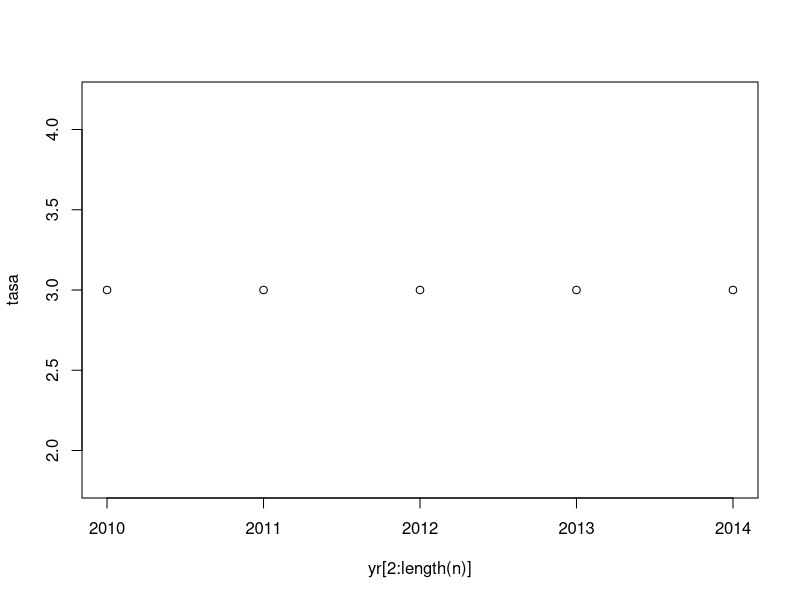
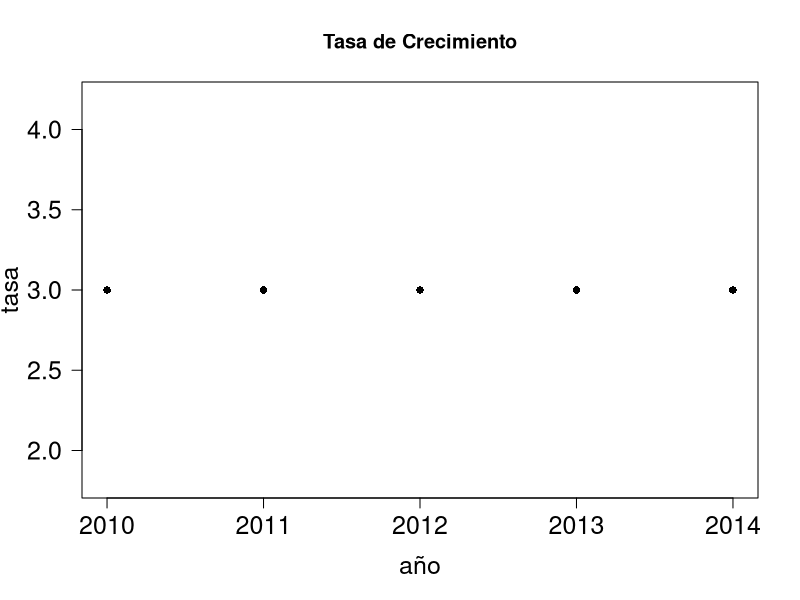
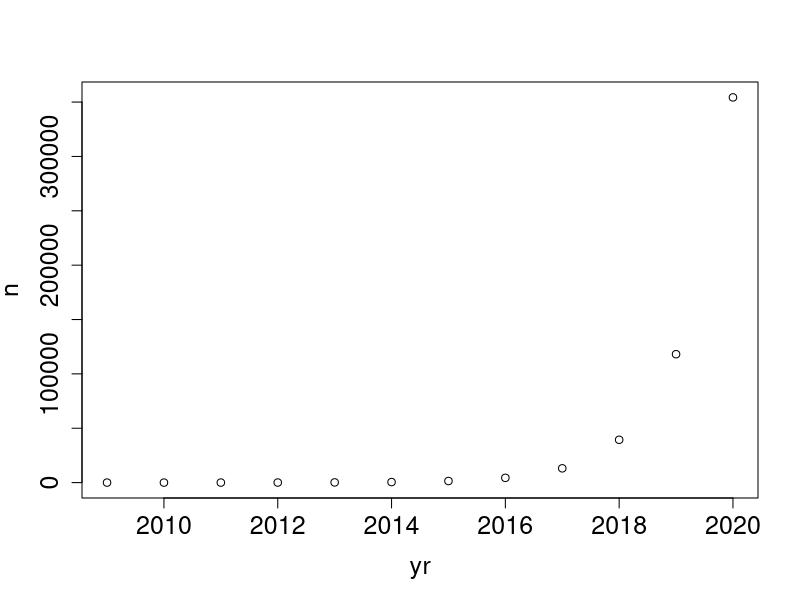
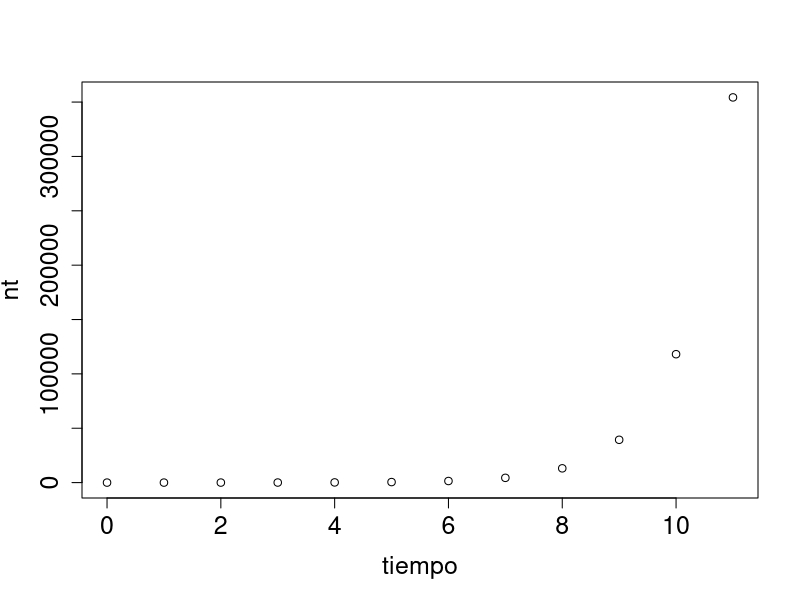
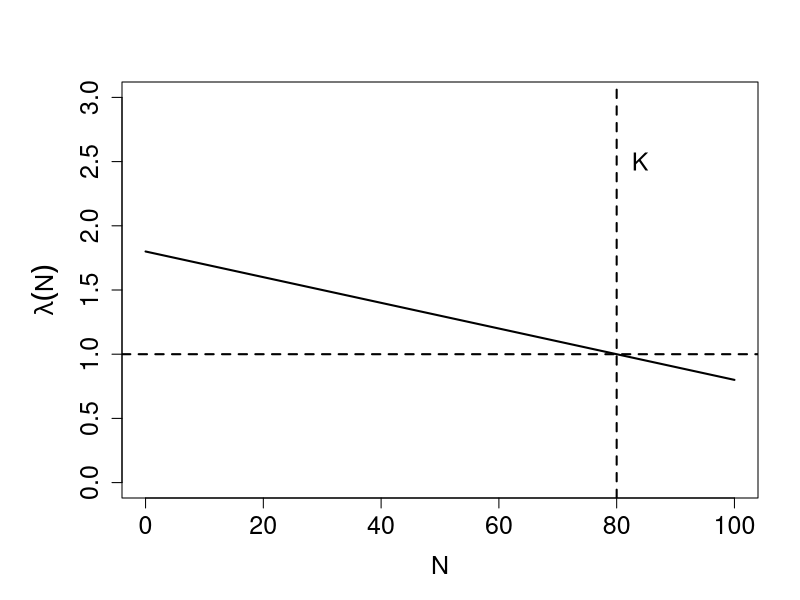
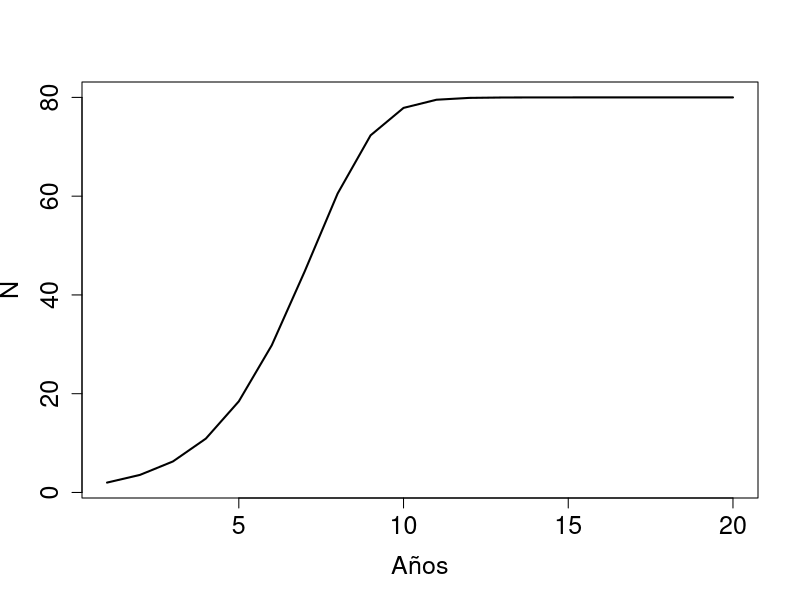
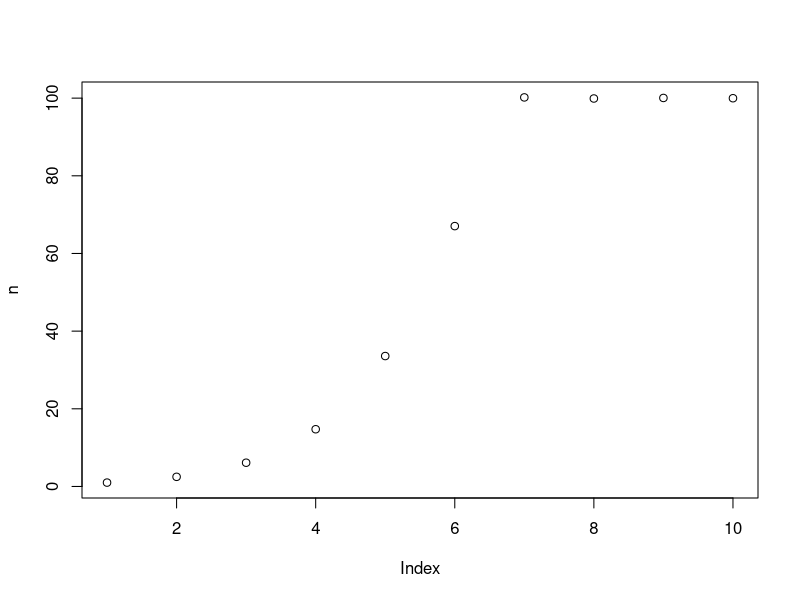

Here is the R script that generated these plots, in order:
## ---- chunk 1
library(knitr)
options(figure_counter = FALSE)
opts_knit$set(eval.after='fig.cap')
knitr::opts_chunk$set(tidy=TRUE, results='markup', echo=TRUE, warning=FALSE, message=FALSE, dev='svg')
## ---- chunk 2
2 + 2

2 * 3

3^2

2/3

exp(1)

log(10)

log10(10)
## ---- chunk 3
2 > 1

2 == 1

2 <= 2 

2 != 1
## ---- chunk 4
n <- c(2, 6, 18, 54, 162, 486)  
## ---- chunk 5
n
## ---- chunk 6
yr <- 2009:2014
## ---- chunk 7
yr <- seq(from = 2009, to = 2014, by = 1)
yr <- seq(from = 2009, to = 2014, length = 6)
## ---- chunk 8
n[2]
## ---- chunk 9
n[yr == 2010]
## ---- chunk 10
idx <- which(yr == 2010)
n[idx]
## ---- chunk 11
n[3:6]
## ---- chunk 12
n[yr >= 2011]
## ---- chunk 13
idx <- which(yr > 2010)
n[idx]
## ---- chunk 14
tasa <- numeric(length(n) - 1)
## ---- chunk 15
for(i in 2:length(n)){
  tasa[i-1] <- n[i]/n[i-1]
}
## ---- chunk 16
for(i in 1:(length(n)-1)){
  tasa[i] <- n[i+1]/n[i]
}
## ---- chunk 17
tasa
## ---- chunk 18
plot(yr[2:length(n)], tasa)
## ---- chunk 19
op <- par(las=1, cex.lab=1.5, cex.axis=1.5)
plot(yr[2:length(n)], tasa, main="Tasa de Crecimiento", xlab="año", pch=16)
par(op)
## ---- chunk 20
tasa <- n[2:6]/n[1:5]
## ---- chunk 21
lambda <- 3
yr <- c(yr, 2015:2020)
n <- c(n, numeric(6))
 
for(i in 7:length(n)){
  n[i] <- n[i-1] * lambda
}
op <- par(cex.lab=1.5, cex.axis=1.5)
plot(yr,n)
par(op)
## ---- chunk 22
n0 <- 2
tiempo <- 0:11
nt <- n0 * lambda^tiempo

op <- par(cex.lab=1.5, cex.axis=1.5)
plot(tiempo, nt)
par(op)

## ---- chunk 23
lambda <- 1.8
N <- 0:100
K <- 80  
rd <- lambda - 1 

op <- par(cex.lab=1.5, cex.axis=1.5, mar = c(5,6,4,2) + 0.1)
plot(N, lambda - rd/K * N, type="l", ylab= expression(lambda(N)), ylim=c(0,3), lwd=2)
text(K+4, 2.5, "K", cex=1.5)
abline(h=1, lty=2, lwd=2) # abline agrega una recta al gráfico previo.
abline(v=K, lty=2, lwd=2)
par(op)
## ---- chunk 24
n0 <- 2
n <- numeric(20)
n[1] <- n0

for(t in 1:(length(n)-1)){
  n[t+1] <- n[t] + rd*n[t]*(1 - n[t]/K)
}

op <- par(cex.lab=1.5, cex.axis=1.5)
plot(1:length(n), n, type="l", lwd=2, xlab = "Años", ylab = "N")
par(op)
## ---- chunk 25
logistic <- function(n0,rd,K,nyr=10){
  n <- numeric(nyr)
  n[1] <- n0
	for(t in 1:(length(n)-1)){
		n[t+1] <- n[t] + rd*n[t]*(1 - n[t]/K)
	}
	return(n)
}
## ---- chunk 26
n <- logistic(1, 1.5, 100) 
plot(n)
## ---- chunk 27
n <- logistic(n0=1, rd=1.5, K=100, nyr=20)
## ---- chunk 28
n <- logistic(nyr=20, rd=1.5, n0=2, K=100)
## ---- chunk 29
n0 <- 2
rd <- 1.5
K <- 100
nyears <- 20  # no necesariamente usamos el mismo nombre
n <- logistic(nyr=nyears, rd=rd, n0=n0, K=K)
## ---- chunk 30
matrix(1:6, 3, 2)
## ---- chunk 31
matrix(1:6, 3, 2, byrow = TRUE)
## ---- chunk 32
sessionInfo()
